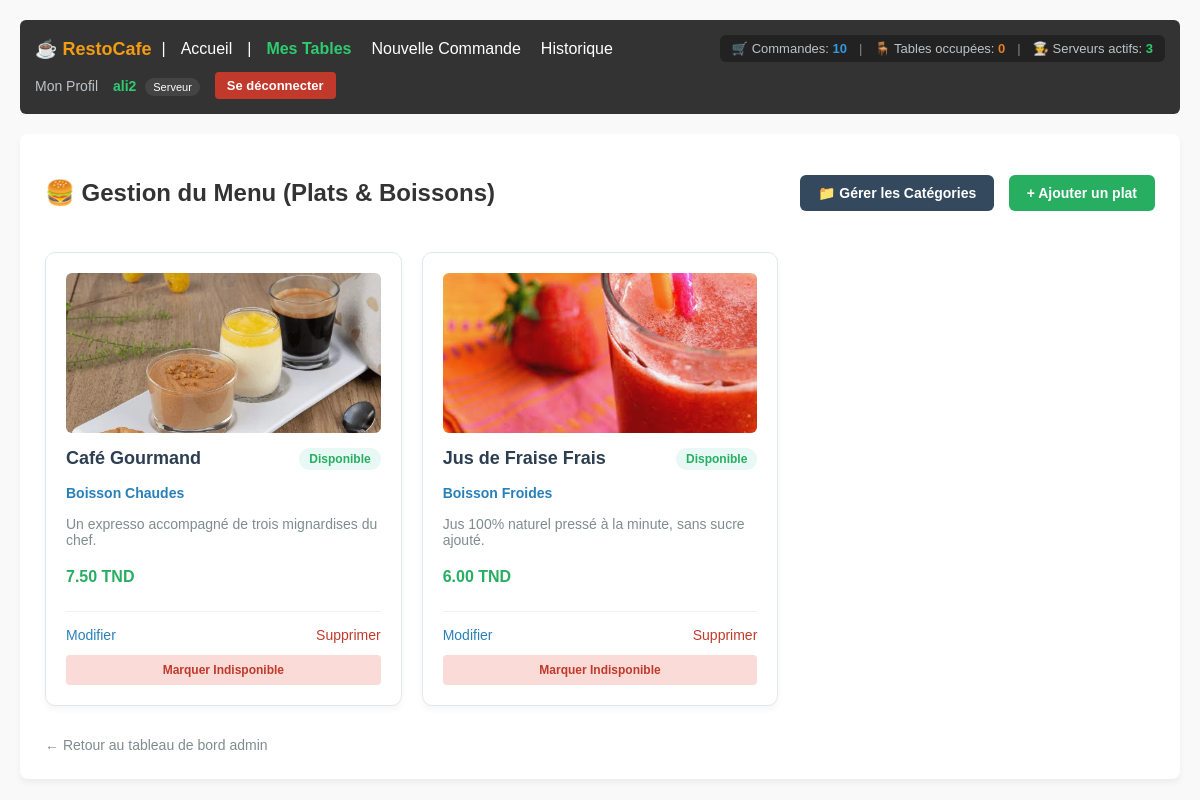
Page /menu/ (signed in) on the committed database.
### accounts/models.py (models this page shows, shortened)
class User(AbstractUser):
  ROLE_CHOICES = (
      ('admin', 'Administrateur'),
      ('serveur', 'Serveur'),
      ('cuisine', 'Cuisinier'),
  )
  role = models.CharField(
      max_length=20, choices=ROLE_CHOICES, default='serveur'
  )
  tel = models.CharField(max_length=20, blank=True, null=True)
  photo = models.ImageField(upload_to='profils/', blank=True, null=True)

### menu/models.py (models this page shows, shortened)
class Plat(models.Model):
    categorie = models.ForeignKey(
        Categorie, on_delete=models.CASCADE, related_name='plats'
    )
    nom = models.CharField(max_length=150)
    description = models.TextField(blank=True, null=True)
    prix = models.DecimalField(max_digits=6, decimal_places=2)
    disponible_du_jour = models.BooleanField(default=True)
    is_active = models.BooleanField(default=True)
    image = models.ImageField(upload_to='plats/', blank=True, null=True)

class Categorie(models.Model):
    nom = models.CharField(max_length=100, unique=True)
    is_active = models.BooleanField(default=True)
    description = models.TextField(blank=True, null=True)

### menu/views.py (the view)
# urls.py: path('', PlatListView.as_view(), name='plat_list'),
@method_decorator(login_required, name='dispatch')
class PlatListView(ListView):
    model = Plat
    template_name = 'menu/plat_list.html'
    context_object_name = 'plats'

### accounts/context_processors.py (called while the page is built)
def restaurant_stats(request):
    if not request.user.is_authenticated:
        return {}
    total_commandes = Commande.objects.count()
    tables_occupees = Table.objects.filter(
        commandes__statut__in=['en_attente', 'en_preparation', 'prete']
    ).distinct().count()
    serveurs_actifs = User.objects.filter(
        role='serveur',
        commandes_gerees__isnull=False
    ).distinct().count()
    serveurs_stats = User.objects.filter(role='serveur').prefetch_related('commandes_gerees')
    return {
        'stat_commandes': total_commandes,
        'stat_tables_occupees': tables_occupees,
        'stat_serveurs': serveurs_actifs,
        'serveurs_stats': serveurs_stats,
    }

### menu/templates/menu/plat_list.html (shortened to what this page needs)
{% extends 'base.html' %}
{% block content %}
    <div style="display: flex; justify-content: space-between; align-items: center; margin-bottom: 25px; flex-wrap: wrap; gap: 15px;">
        <h2>🍔 Gestion du Menu (Plats & Boissons)</h2>
        <div>
            <a href="{% url 'menu:categorie_list' %}" style="padding: 10px 18px; background: #34495e; color: white; text-decoration: none; border-radius: 6px; font-weight: 600; margin-right: 10px; font-size: 14px;">📁 Gérer les Catégories</a>
            <a href="{% url 'menu:plat_add' %}" style="padding: 10px 18px; background: #27ae60; color: white; text-decoration: none; border-radius: 6px; font-weight: 600; font-size: 14px;">+ Ajouter un plat</a>
        </div>
    </div>
    <div style="display: grid; grid-template-columns: repeat(auto-fill, minmax(280px, 1fr)); gap: 20px;">
        {% for p in plats %}
            <div style="background: #ffffff; border: 1px solid #e1e8ed; border-radius: 10px; padding: 20px; box-shadow: 0 4px 6px rgba(0,0,0,0.04); position: relative; display: flex; flex-direction: column;">
                {% if p.image %}
                    <div style="width: 100%; height: 160px; overflow: hidden; border-radius: 6px; margin-bottom: 15px; background: #f8f9fa;">
                        <img src="{{ p.image.url }}" alt="{{ p.nom }}" style="width: 100%; height: 100%; object-fit: cover; transition: transform 0.3s ease;" onmouseover="this.style.transform='scale(1.1)'" onmouseout="this.style.transform='scale(1)'">
                    </div>
                {% endif %}
                <div style="display: flex; justify-content: space-between; align-items: center; margin-bottom: 10px;">
                    <h3 style="margin: 0; color: #2c3e50; font-size: 18px;">{{ p.nom }}</h3>
                    {% if p.disponible_du_jour %}
                        <span style="background: #e8f8f5; color: #27ae60; padding: 4px 10px; border-radius: 20px; font-size: 12px; font-weight: bold;">Disponible</span>
                    {% else %}
                        <span style="background: #fadbd8; color: #c0392b; padding: 4px 10px; border-radius: 20px; font-size: 12px; font-weight: bold;">Épuisé</span>
                    {% endif %}
                </div>
                <p style="color: #2980b9; font-size: 14px; font-weight: bold; margin: 5px 0;">
                    {{ p.categorie.nom }}
                </p>
                <p style="color: #7f8c8d; font-size: 14px; margin: 10px 0;">
                    {{ p.description|default:"Aucune description." }}
                </p>
                <p style="color: #27ae60; font-size: 16px; font-weight: bold; margin: 10px 0;">
                    {{ p.prix }} TND
                </p>
                <hr style="border: 0; border-top: 1px solid #f1f1f1; margin: 15px 0;">
                <div style="display: flex; justify-content: space-between; align-items: center; margin-bottom: 12px;">
                    <a href="{% url 'menu:plat_edit' p.pk %}" style="color: #2980b9; text-decoration: none; font-weight: 500; font-size: 14px;">Modifier</a>
                    <a href="{% url 'menu:plat_delete' p.pk %}" style="color: #c0392b; text-decoration: none; font-weight: 500; font-size: 14px;">Supprimer</a>
                </div>
                <div style="text-align: center; margin-top: auto;">
                    <a href="{% url 'menu:plat_toggle' p.pk %}" style="display: block; width: 100%; padding: 8px 12px; background: {% if p.disponible_du_jour %}#fadbd8{% else %}#e8f8f5{% endif %}; color: {% if p.disponible_du_jour %}#c0392b{% else %}#27ae60{% endif %}; text-decoration: none; border-radius: 4px; font-size: 12px; font-weight: bold; box-sizing: border-box;">
                        {% if p.disponible_du_jour %}Marquer Indisponible{% else %}Marquer Disponible{% endif %}
                    </a>
                </div>
            </div>
        {% empty %}
            <p style="grid-column: 1 / -1; text-align: center; color: #7f8c8d; padding: 40px;">Aucun plat dans le menu pour le moment.</p>
        {% endfor %}
    </div>
    <div style="margin-top: 30px;">
        <a href="{% url 'accounts:admin_dashboard' %}" style="color: #7f8c8d; text-decoration: none; font-size: 14px;">← Retour au tableau de bord admin</a>
    </div>
{% endblock %}

### templates/navbar.html (shortened to what this page needs)
<nav style="background: #333; color: #fff; padding: 15px; margin-bottom: 20px; border-radius: 6px; display: flex; justify-content: space-between; align-items: center; flex-wrap: wrap; gap: 10px;">
    <div style="display: flex; align-items: center; gap: 10px; flex-wrap: wrap;">
        <strong style="font-size: 18px; color: #f39c12;">☕ RestoCafe</strong> |
        <a href="{% url 'accounts:home' %}" style="color: #fff; text-decoration: none; margin: 0 5px;">Accueil</a>
        {% if user.is_authenticated %}
            |
            {% if user.role == 'admin' or user.is_superuser %}
                <a href="{% url 'accounts:admin_dashboard' %}" style="color: #3498db; text-decoration: none; margin: 0 5px; font-weight: bold;">Dashboard Admin</a>
                <a href="{% url 'accounts:user_list' %}" style="color: #fff; text-decoration: none; margin: 0 5px;">Utilisateurs</a>
                <a href="{% url 'tables:table_list' %}" style="color: #fff; text-decoration: none; margin: 0 5px;">Tables</a>
                <a href="{% url 'commandes:commande_list' %}" style="color: #fff; text-decoration: none; margin: 0 5px;">Commandes</a>
            {% elif user.role == 'serveur' %}
                <a href="{% url 'tables:serveur_dashboard' %}" style="color: #2ecc71; text-decoration: none; margin: 0 5px; font-weight: bold;">Mes Tables</a>
                <a href="{% url 'commandes:commande_add' %}" style="color: #fff; text-decoration: none; margin: 0 5px;">Nouvelle Commande</a>
                <a href="{% url 'commandes:commande_list' %}" style="color: #fff; text-decoration: none; margin: 0 5px;">Historique</a>
            {% elif user.role == 'cuisine' %}
                <a href="{% url 'commandes:cuisine_dashboard' %}" style="color: #f39c12; text-decoration: none; margin: 0 5px; font-weight: bold;">Dashboard Cuisine</a>
            {% endif %}
        {% endif %}
    </div>
    {% if user.is_authenticated %}
        <div style="display: flex; align-items: center; gap: 12px; background: #222; padding: 6px 12px; border-radius: 6px; font-size: 13px;">
            <span style="color: #bdc3c7;" title="Commandes totales">
                🛒 Commandes: <strong style="color: #3498db;">{{ stat_commandes|default:0 }}</strong>
            </span>
            <span style="color: #7f8c8d;">|</span>
            <span style="color: #bdc3c7;" title="Tables occupées">
                🪑 Tables occupées: <strong style="color: #e67e22;">{{ stat_tables_occupees|default:0 }}</strong>
            </span>
            <span style="color: #7f8c8d;">|</span>
            <span style="color: #bdc3c7;" title="Serveurs actifs">
                👨‍🍳 Serveurs actifs: <strong style="color: #2ecc71;">{{ stat_serveurs|default:0 }}</strong>
            </span>
        </div>
    {% endif %}
    <div style="display: flex; align-items: center; gap: 15px;">
        {% if user.is_authenticated %}
            <a href="{% url 'accounts:profile' %}" style="color: #bdc3c7; text-decoration: none; font-size: 14px;">Mon Profil</a>
            <span style="color: #2ecc71; font-size: 14px;">
                <strong>{{ user.username }}</strong>
                <span style="background: #444; color: #fff; padding: 3px 8px; border-radius: 10px; font-size: 11px; margin-left: 5px;">{{ user.get_role_display|default:user.role }}</span>
            </span>
            <form action="{% url 'accounts:logout' %}" method="post" style="display: inline; margin: 0;">
                <button type="submit" style="background: #c0392b; color: white; border: none; padding: 6px 12px; border-radius: 4px; cursor: pointer; font-size: 13px; font-weight: bold;">Se déconnecter</button>
            </form>
        {% else %}
            <span style="color: #e74c3c; font-size: 14px;">Non connecté</span>
            <a href="{% url 'accounts:login' %}" style="color: #fff; text-decoration: none; padding: 6px 12px; background: #2980b9; border-radius: 4px; font-size: 13px; font-weight: bold;">Connexion</a>
        {% endif %}
    </div>
</nav>

### templates/base.html (style rules this page uses)
body { font-family: Arial, sans-serif; margin: 0; padding: 20px; background-color: #f9f9f9; color: #333; }

### rows in the picture
User: username "ali2", role "Serveur"
Plat: image (picture), nom "Café Gourmand", disponible_du_jour "Disponible", categorie.nom "Boisson Chaudes", description "Un expresso accompagné de trois mignardises du chef.", prix "7.50"
Plat: image (picture), nom "Jus de Fraise Frais", disponible_du_jour "Disponible", categorie.nom "Boisson Froides", description "Jus 100% naturel pressé à la minute, sans sucre ajouté.", prix "6.00"

### other values in the picture
{{ stat_commandes|default:0 }} "10"
{{ stat_tables_occupees|default:0 }} "0"
{{ stat_serveurs|default:0 }} "3"
